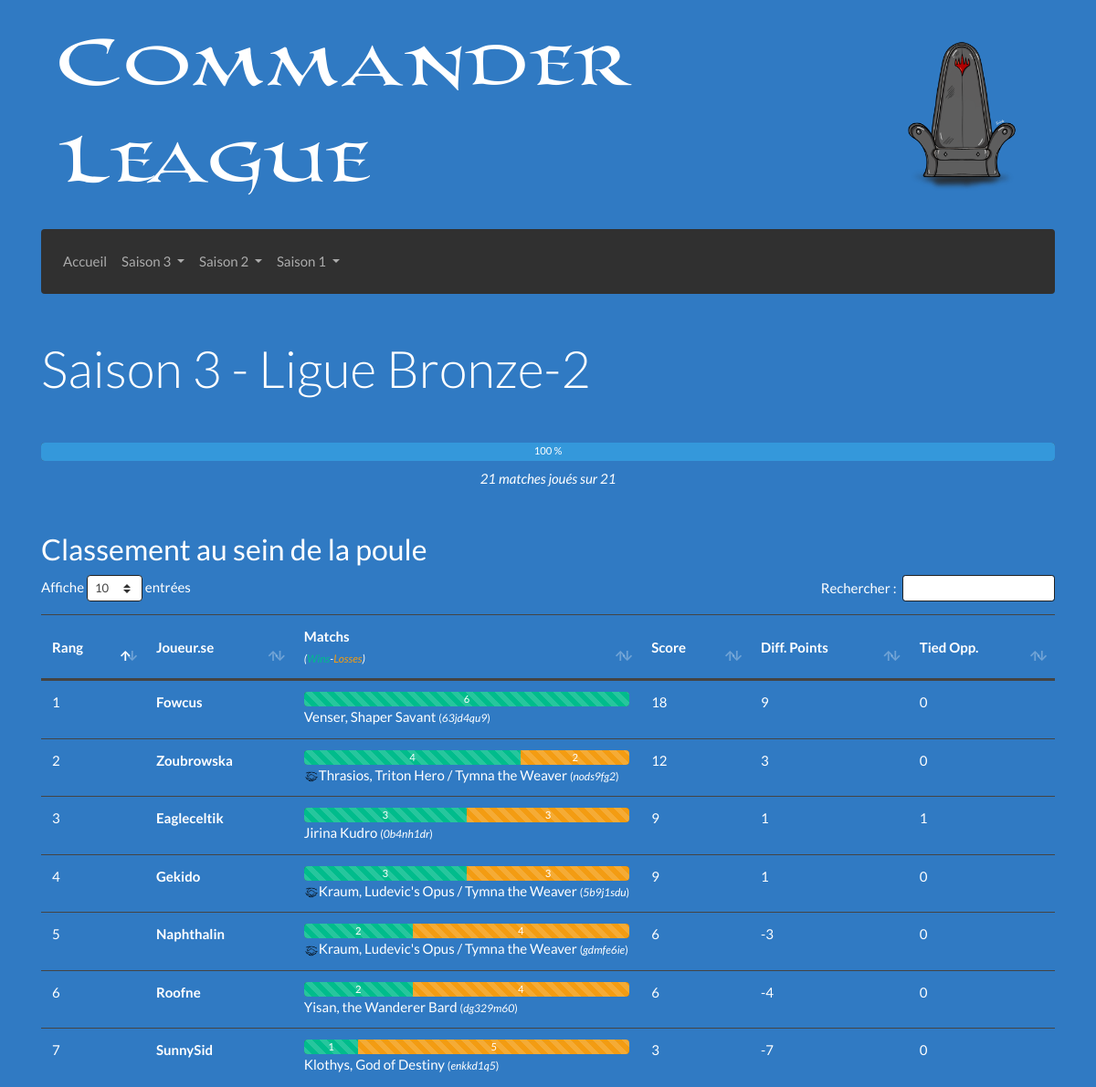
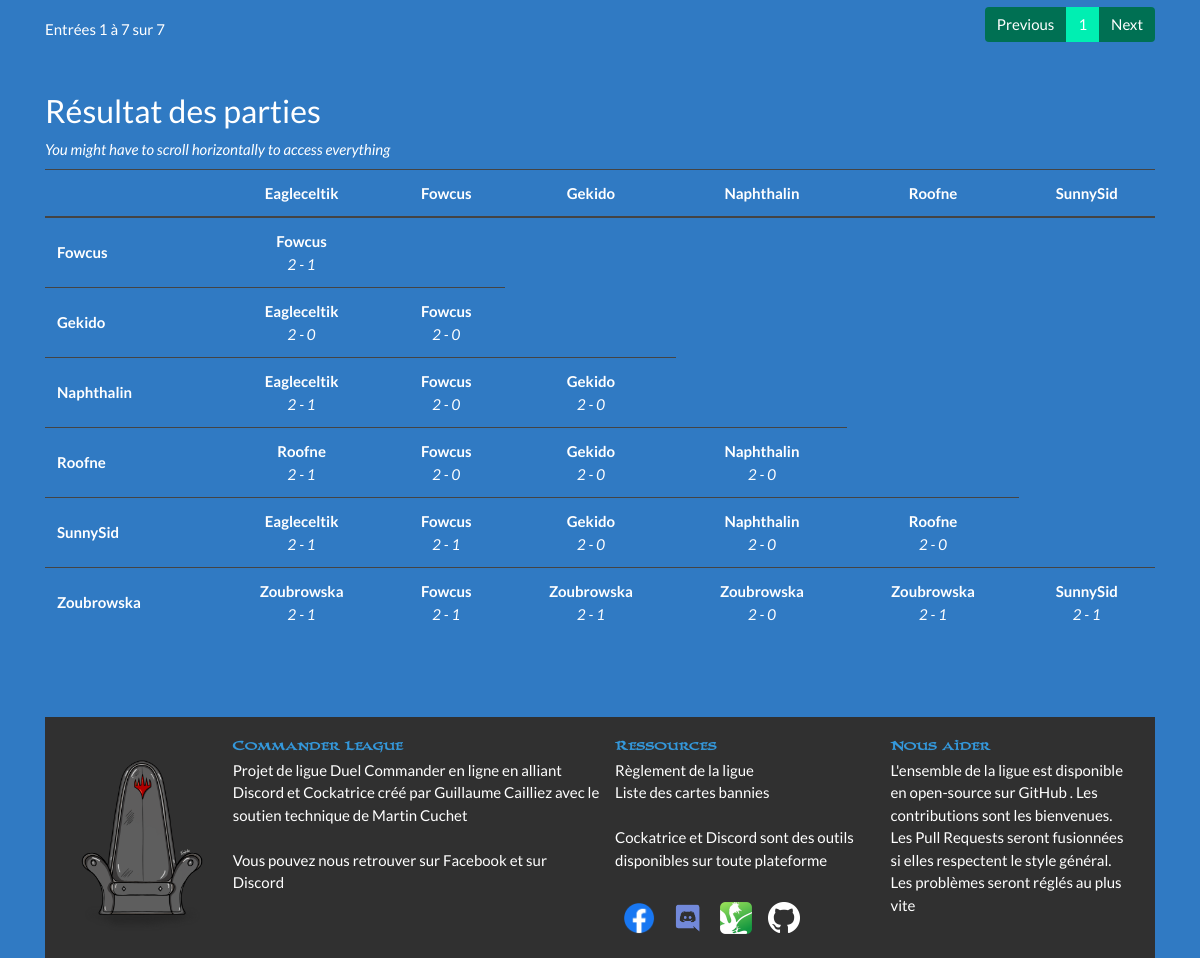
Screenshot of /Saison-3/Bronze-2 with the database file from the repository (2 pictures, top to bottom).
### tables this page shows
CREATE TABLE "decks" (
	"id_deck"	INTEGER PRIMARY KEY AUTOINCREMENT,
	"id_discord"	TEXT NOT NULL,
	"est_joue"	INTEGER NOT NULL,
	"cle_MV"	INTEGER NOT NULL,
	"hash"	TEXT NOT NULL,
	"liste"	TEXT NOT NULL,
	"general"	TEXT NOT NULL
);

CREATE TABLE "participants" (
	"id_discord"	TEXT,
	"pseudo"	TEXT NOT NULL,
	"nom_role"	TEXT NOT NULL,
	"elo"	INTEGER,
	PRIMARY KEY("id_discord")
);

### Afficher/Elements/Vue/Vue_Poule.php (called while the page is built)
<?php
function Affichage ($helper) {
	$affichage  = progressLigue($helper);
	$affichage .= afficherTableauClassement($helper);
	$affichage .= afficherTableauResultats($helper);
	return $affichage;
}

### Afficher/Controleur.php (called while the page is built, shortened)
<?php
function getContenu ($params)
{
	if (isset($params['saison']) && isset($params['ligue'])) {
		$ligue = stripslashes($params['ligue']);
		if (preg_match("/Placement/", $ligue)) {
			require_once 'Afficher/Pages/Placement/Controleur.php';
		} else if (preg_match("/Playoff/", $ligue)) {
			require_once 'Afficher/Pages/Playoff/Controleur.php';
		} else {
			require_once 'Afficher/Pages/Ligue/Controleur.php';
		}
	}
	return Affichage($helper);
}
require_once 'Afficher/Vue.php';

### Afficher/Vue.php (called while the page is built)
<?php
$contenu = getContenu($parametres);
require_once 'Afficher/Elements/Gabarit.php';

### index.php (called while the page is built, shortened)
<?php
require_once 'Controleur.php';

### Afficher/Elements/Barres/BarreJoueur.php (called while the page is built)
<?php
require_once "Afficher/Elements/Barres/Vue_BarreJoueur.php";
function afficherBarreJoueur ($helper, $pseudo) {
	$nombreJoueurs = $helper['infos']['nbDecks'];
	$nombreMatches = $nombreJoueurs - 1;
	$widthMatch = round(100/$nombreMatches,2);
	$victoires = $helper[$pseudo]['victoires'];
	$defaites  = $helper[$pseudo]['defaites'];
	return barreJoueur($victoires , $defaites , $widthMatch);
}
?>

### Afficher/Elements/Modele.php (called while the page is built, shortened)
<?php
require_once 'Afficher/Elements/Barres/BarreJoueur.php';
require_once 'Afficher/Elements/Tableaux/TableauResultats.php';
require_once 'Afficher/Elements/Tableaux/TableauClassement.php';
function afficheGeneral ($texte) {
	$contraintes = "";
	if (preg_match('/\//i',$texte)) $contraintes .= "P";
	if ($contraintes == "") return $texte;
	if (preg_match('/p/i',$contraintes)) {
		$liste_partners = (preg_match('/c/i',$contraintes)) ? preg_split('/\(/',$texte)[0] : $texte;
		$partenaires = array(
			preg_split('/\/\//i',$liste_partners)[0],
			preg_split('/\/\//i',$liste_partners)[1]
		);
		$retour = __PARTENAIRES__ . $partenaires[0] . " / " . $partenaires[1];
	}
	return $retour;
}

### Modele.php (called while the page is built, shortened)
<?php
function getBdd() {
	$bdd = new PDO("sqlite:BD/database.sqlite");
	    $bdd->setAttribute(PDO::ATTR_DEFAULT_FETCH_MODE, PDO::FETCH_ASSOC);
	    $bdd->setAttribute(PDO::ATTR_ERRMODE, PDO::ERRMODE_EXCEPTION);
	return $bdd;
}
function executerRequete($sql, $params = null) {
	$resultat = getBdd()->prepare($sql);
	$resultat->execute($params);
	return $resultat;
}

### Afficher/Elements/Helpers/Details.php (called while the page is built, shortened)
<?php
$helper = array();
$sql = "SELECT liste_decks FROM ligues
		WHERE num_saison = :s AND nom_ligue = :l;";
$helper['infos']['saison'] = __SAISON__;
$helper['infos']['ligue']  = (preg_match("/Placement/i",__LIGUE__) || preg_match("/Playoff/i",__LIGUE__)) ? preg_split("/-/",__LIGUE__)[0] : __LIGUE__ ;
$donnees = array(
	':l' => __LIGUE__,
	':s' => $helper['infos']['saison'],
);
$requete = executerRequete($sql,$donnees);
$resultat = $requete->fetch()['liste_decks'];
$_liste = preg_split('/, /i',$resultat);
$helper['infos']['decks'] = $_liste;
$_nbDecks = count($helper['infos']['decks']);
$helper['infos']['nbDecks'] = $_nbDecks;
$helper['infos']['max'] = $_nbDecks * ($_nbDecks - 1) / 2;
$helper['infos']['joues'] = 0;
$sql = "SELECT * FROM participants p
		JOIN decks d ON p.id_discord = d.id_discord
		WHERE d.id_deck = :id;";
for ($i = 0; $i < count($helper['infos']['decks']); $i++) {
	$requete = executerRequete($sql,array(':id'=>$helper['infos']['decks'][$i]));
	$resultat = $requete->fetch();
	$helper['infos']['pseudo'][] = $resultat['pseudo'];
	$helper['infos']['id_discord'][] = $resultat['id_discord'];
	$helper[$resultat['id_deck']] = array(
		'pseudo'		=> $resultat['pseudo'],
		'id_discord'	=> $resultat['id_discord'],
		'id_deck'		=> $resultat['id_deck'],
		'liste'			=> $resultat['liste'],
		'general'		=> $resultat['general'],
		'hash'			=> $resultat['hash'],
		'parties'		=> array(),
		'victoires'		=> 0,
		'defaites'		=> 0,
		'tiebreakers'	=> array(
			'matchPoints'			=> 0,
			'diffPoints'			=> 0,
			'tiedParticipants'		=> 0,
		),
	);
}

### Afficher/Pages/Ligue/Helper.php (called while the page is built)
<?php
require_once "Afficher/Elements/Helpers/Details.php";

### Afficher/Pages/Ligue/Controleur.php (called while the page is built, shortened)
<?php
require_once 'Afficher/Elements/Modele.php';
require_once 'Afficher/Pages/Ligue/Modele.php';
require_once 'Afficher/Pages/Ligue/Helper.php';

### Afficher/Elements/Tableaux/TableauResultats.php (the view)
<?php
require_once 'Afficher/Elements/Tableaux/Vue_TableauResultats.php';
function AfficherTableauResultats ($helper) {
	$retour  = "<h3 class='mt-3'>Résultat des parties</h3>";
	$retour .= "<p class='mb-2'><i>You might have to scroll horizontally to access everything</i></p>";
	$retour .=  tableauResultats($helper);
	$retour .= "<div class='my-5'></div>";
	return $retour;
}
function afficheResultat ($helper, $pseudo1, $pseudo2) {
	if (isset($helper[$pseudo1]['parties'][$pseudo2])) {
		$vainqueur = $helper[$pseudo1]['parties'][$pseudo2]['w_pseudo'];
		if ($vainqueur != $pseudo1) {
			$pseudo2 = $pseudo1;
			$pseudo1 = $vainqueur;
		}
		$resultat = $helper[$pseudo1]['parties'][$pseudo2]['string'];
		return "<strong>$vainqueur</strong><br><i>$resultat</i>";
	}
	return "<i>Partie à jouer</i>";
}

### Afficher/Elements/Tableaux/Vue_TableauClassement.php
<?php
function tableauClassement ($helper) {
	ob_start(); ?>
	<div class="table-responsive text-nowrap">
	<table id="tableClassement" class="table table-hover" aria-describedby="tableClassement">
		<thead>
			<tr>
				<th scope="col" class="sorting align-middle" aria-controls="tableClassement">Rang</th>
				<th scope="col" class="align-middle">Joueur.se</th>
				<th scope="col" class="align-middle col-2">
					Matchs<br>
					<i><small>(<span class="text-success">Wins</span>-<span class="text-warning">Losses</span>)</small></i>
				</th>
				<th scope="col" class="align-middle">
					Score
				</th>
				<th scope="col" class="align-middle">
					<span href="#" data-toggle="tooltip" title="Game won minus game lost">
						Diff. Points
					</span>
				</th>
				<th scope="col" class="align-middle">
					<span href="#" data-toggle="tooltip" title="Game won against tied opponents">
						Tied Opp.
					</span>
				</th>
			</tr>
		</thead>
		<tbody>
			<?php
			for ($i = 0; $i < count($helper['infos']['pseudo']); $i++) {
				$cle = $helper['infos']['pseudo'][$i];
			?>
			<tr>
				<td scope="row">
					<?= $helper['infos']['classement'][$cle] ?>
				</td>
				<td>
					<strong><?= $cle ?></strong>
				</td>
				<td>
					<?= afficherBarreJoueur($helper,$cle) ?>
					<?= afficheGeneral($helper[$cle]['general']) ?>
						<small>(<i><?= $helper[$cle]['hash'] ?></i>)</small>
				</td>
				<td>
					<?= $helper[$cle]['tiebreakers']['matchPoints'] ?>
				</td>
				<td>
					<?= $helper[$cle]['tiebreakers']['diffPoints'] ?>
				</td>
				<td>
					<?= $helper[$cle]['tiebreakers']['tiedParticipants'] ?>
				</td>
			</tr>
			<?php
			}
			?>
		</tbody>
	</table>
	</div>
	<?php return ob_get_clean();
}

### Afficher/Elements/Tableaux/Vue_TableauResultats.php
<?php
function tableauResultats ($helper) {
	ob_start(); ?>
	<div class="table-responsive mb-5">
	<table id="tableMatches" class="table table-hover" aria-describedby="tableMatches">
		<thead>
			<tr>
				<th scope="col" class="sorting" aria-controls="tableMatches"></th>
			<?php
			for ($i = 0; $i < (count($helper['infos']['pseudo'])-1); $i++) {
				$cle = $helper['infos']['pseudo'][$i];
				?>
				<th scope="col" class="text-center"><?= $cle ?></th>
				<?php
				}
			?>
			</tr>
		</thead>
		<tbody>
		<?php
		for ($i = 1; $i < count($helper['infos']['pseudo']); $i++) {
			$cle = $helper['infos']['pseudo'][$i];
			?>
			<tr>
				<td scope="row" class="align-middle">
					<strong><?= $cle ?></strong>
				</td>
				<?php for ($j = 0; $j < $i; $j++) : ?>
					<td class='align-middle text-center'>
						<?= afficheResultat($helper,$cle,$helper['infos']['pseudo'][$j]) ?>
					</td>
				<?php endfor; ?>
			</tr>
			<?php
		}
		?>
		</tbody>
	</table>
	</div>
	<?php return ob_get_clean();
}

### rows the page displays
decks: general "Venser, Shaper Savant", hash "63jd4qu9", id_discord.pseudo "Fowcus", id_discord.pseudo "2 - 0", id_discord.pseudo "2 - 1"
decks: general (picture), general "Kraum, Ludevic's Opus / Tymna the Weaver", hash "gdmfe6ie", id_discord.pseudo "Naphthalin", id_discord.pseudo "2 - 0"
decks: general "Yisan, the Wanderer Bard", hash "dg329m60", id_discord.pseudo "Roofne", id_discord.pseudo "2 - 0"
decks: general "Klothys, God of Destiny", hash "enkkd1q5"
decks: general (picture), general "Thrasios, Triton Hero / Tymna the Weaver", hash "nods9fg2", id_discord.pseudo "Zoubrowska", id_discord.pseudo "2 - 1", id_discord.pseudo "2 - 0"
decks: id_discord.pseudo "Eagleceltik", id_discord.pseudo "2 - 0", id_discord.pseudo "2 - 1"
decks: id_discord.pseudo "Gekido", id_discord.pseudo "2 - 0"

### other values shown
__SAISON__ "3"
__LIGUE__ "Bronze-2"
$status "100"
$played "21"
$max "21"
$helper['infos']['classement'][$cle] "3"
$cle "Eagleceltik"
$victoires "3"
$defaites "3"
afficheGeneral($helper[$cle]['general']) "Jirina Kudro"
$helper[$cle]['hash'] "0b4nh1dr"
$helper[$cle]['tiebreakers']['matchPoints'] "9"
$helper[$cle]['tiebreakers']['diffPoints'] "1"
$helper[$cle]['tiebreakers']['tiedParticipants'] "1"
$helper['infos']['classement'][$cle] "1"
